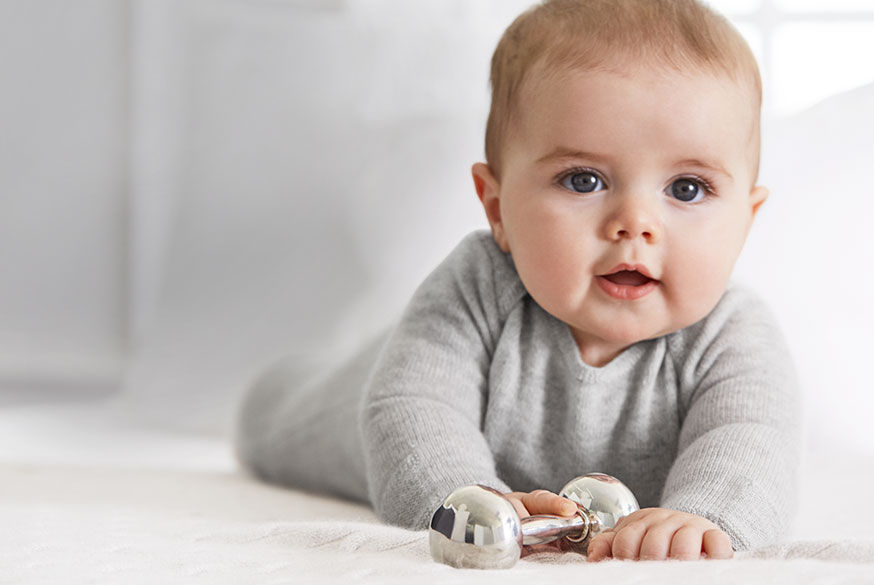
#> input picture face_detection/image.jpeg, 874 x 585 px, given in place of image.jpg, which was not available
$ jupyter execute face_detection_app.ipynb   (shell and % lines are left out)
#> lines starting #> are read from the running program, lines starting #| are printed output that depends on the picture; after the words box and inside, x2 and y2 are one past the last pixel; in counts of white or black regions, pixels touching at a corner belong together; pictures that were not available may be replaced by others from this repository, and a replacement may not be noted
[cell 1]
#import OpenCV liberary
import cv2
print(cv2.__version__)

[cell 2]
#import numpy and matplotlib
import numpy as np
import matplotlib.pyplot as plt

[cell 3]
#read the image and convert it into a numpy array
img_raw = cv2.imread("./image.jpg")
#> img_raw is the input picture: shape (585, 874, 3); mean B, G, R 184.8, 188.4, 196.9

[cell 4]
#image type
type(img_raw)

[cell 5]
#image shape
img_raw.shape
#> Out = (585, 874, 3)

[cell 6]
plt.imshow(img_raw)

[cell 7]
#convert the image from Blue-Green-Red order into matplotlib (Red-Green-Blue order)
img = cv2.cvtColor(img_raw, cv2.COLOR_BGR2RGB)
plt.imshow(img)

[cell 8]
#draw a black blank image
image_blank = np.zeros(shape=(512, 512, 3), dtype=np.int16)

[cell 9]
plt.imshow(image_blank)

[cell 10]
#to draw a diagonal red line
"""
image_blank is the image
(0,0) is the first point (top-left)
(511,511) is the second point (bottom-right)
5 is the line thickness
"""
line_red = cv2.line(image_blank, (0,0), (511,511), (255,0,0), 5)
plt.imshow(line_red)
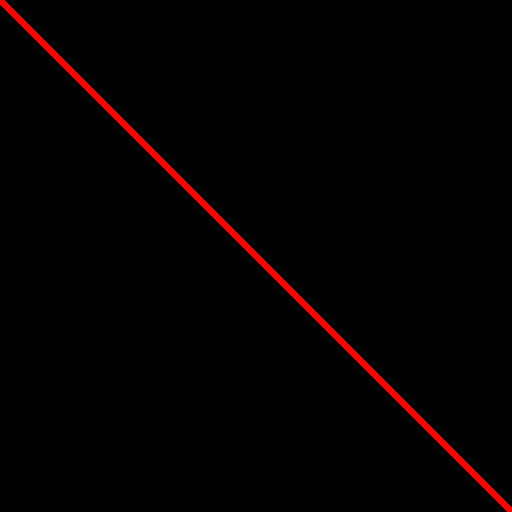
#> shown: shape (512, 512, 3); mean R, G, B 4.5, 0, 0

[cell 11]
#to draw a diagonal red line
line_green = cv2.line(image_blank, (0,0), (511,511), (0,255,0), 10)
plt.imshow(line_green)
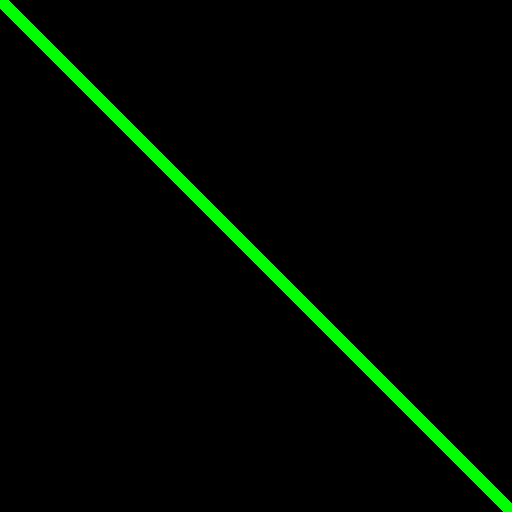
#> shown: shape (512, 512, 3); mean R, G, B 0, 8.4, 0

[cell 12]
#draw a blue rectangle

rectangle = cv2.rectangle(image_blank, (100,100), (300,300), (0,0,255),5)
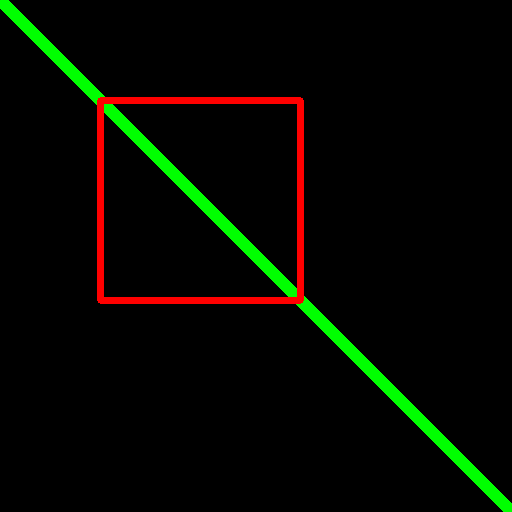
#> image_blank: shape (512, 512, 3) int16; mean of channels 0, 1, 2 0, 8.2, 5.4; drawn as B, G, R
plt.imshow(rectangle)
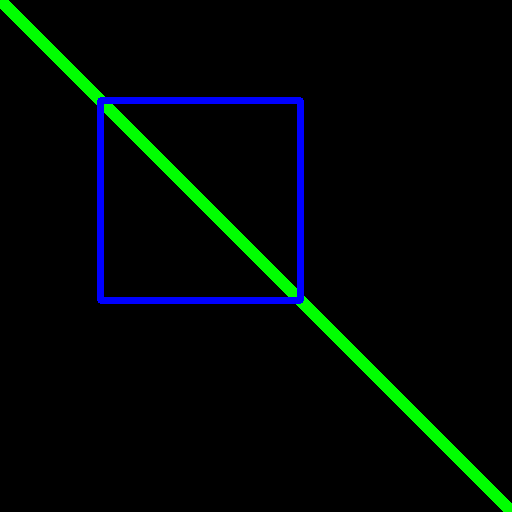
#> shown: shape (512, 512, 3); mean R, G, B 0, 8.2, 5.4

[cell 13]
#draw a blue circle

circle = cv2.circle(image_blank, (447, 63), 63, (0,0,255), -1) #-1 means fill the circle
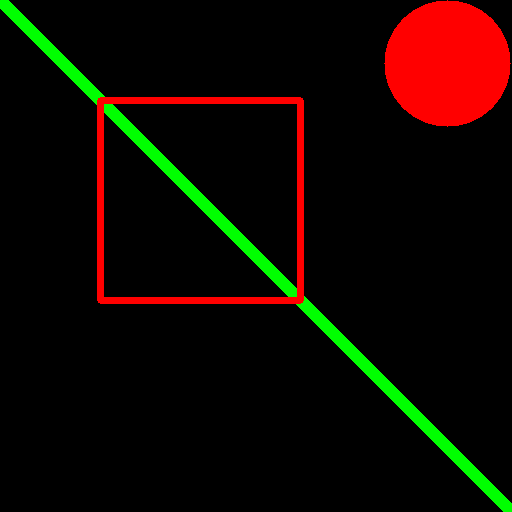
#> circle: shape (512, 512, 3) int16; mean of channels 0, 1, 2 0, 8.2, 17.5; drawn as B, G, R
plt.imshow(circle)
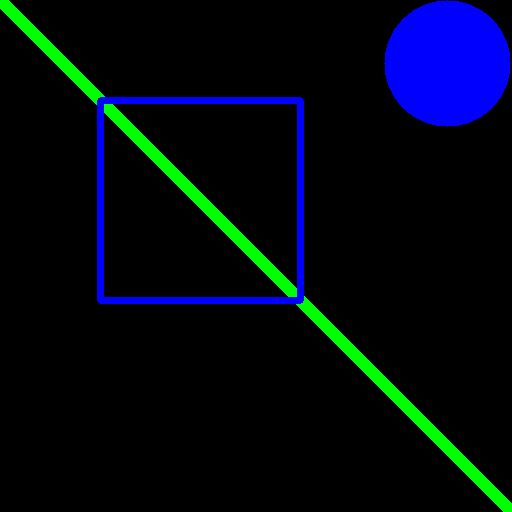
#> shown: shape (512, 512, 3); mean R, G, B 0, 8.2, 17.5

[cell 14]
#adding text to images

font = cv2.FONT_ITALIC
text = cv2.putText(image_blank, 'Mostafa', (10,500), font, 4, (255,255,255), 2, cv2.LINE_AA)
plt.imshow(text)
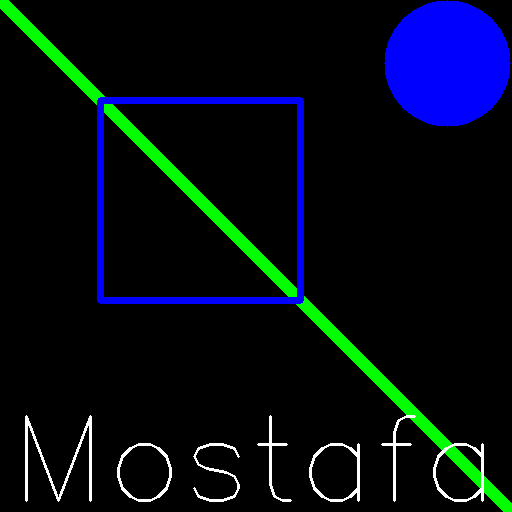
#> shown: shape (512, 512, 3); mean R, G, B 3.7, 11.8, 21.3

[cell 15]
####face detection with OpenCV####

#loading the image
test_image = cv2.imread("./image_1.jpeg")
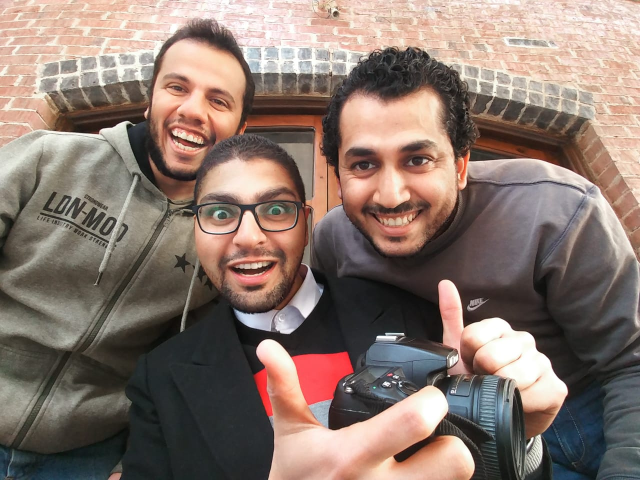
#> input picture face_detection/image_1.jpeg, 1280 x 960 px (shown at 1/2 size)
#> test_image is the input picture: shape (960, 1280, 3); mean B, G, R 109.5, 118.3, 136.4

#convert the test image to grayscale
test_image_gray = cv2.cvtColor(test_image, cv2.COLOR_BGR2GRAY)
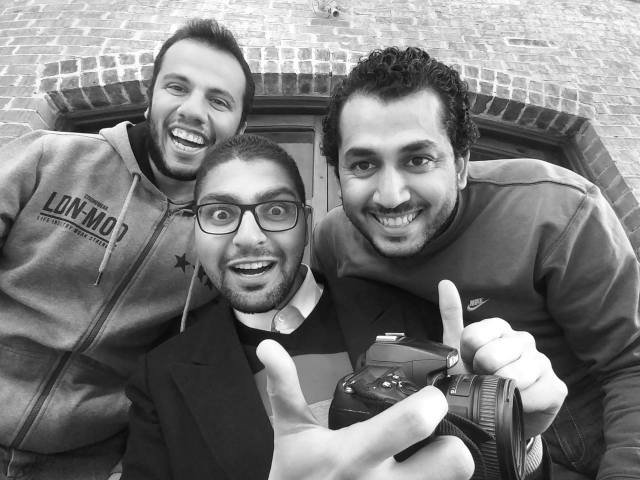
#> test_image_gray: shape (960, 1280) (shown at 1/2 size); min 0, max 255, mean 122.7

#display the image in gray color
plt.imshow(test_image_gray, cmap="gray")

[cell 16]
#function to convert the image from BGR to RGB
def convertToRGB(image):
    return cv2.cvtColor(image, cv2.COLOR_BGR2RGB)

[cell 17]
#loading the classifier for frontal face

filename = "C:\\Users\\OsamaM2\\AppData\\Local\\Continuum\\anaconda3\\envs\\deeplearning\\Lib\\site-packages\\cv2\\data\\haarcascade_frontalface_default.xml"
haar_cascade_face = cv2.CascadeClassifier(filename)

[cell 18]
haar_cascade_face

[cell 19]
"""
detectMultiscale module has two important parameters:
1- scalefactor: in group photo, it compensate the big faces that are near to the camera, and the ones that are far away
2- minNighbors: number of neighbors, a rectangle should have to be called
"""

face_rects = haar_cascade_face.detectMultiScale(test_image_gray, scaleFactor = 1.2, minNeighbors = 5)
#> face_rects = [[277, 93, 239, 239], [365, 318, 270, 270], [625, 198, 323, 323]]

[cell 20]
print("Face found: ", len(face_rects))
#| Face found:  3

[cell 21]
#loop over all the coordinates it returned and draw rectangles around them using Open CV
for (x,y,w,h) in face_rects:
     cv2.rectangle(test_image, (x, y), (x+w, y+h), (0, 255, 0), 2)
#> this loop made 3 passes
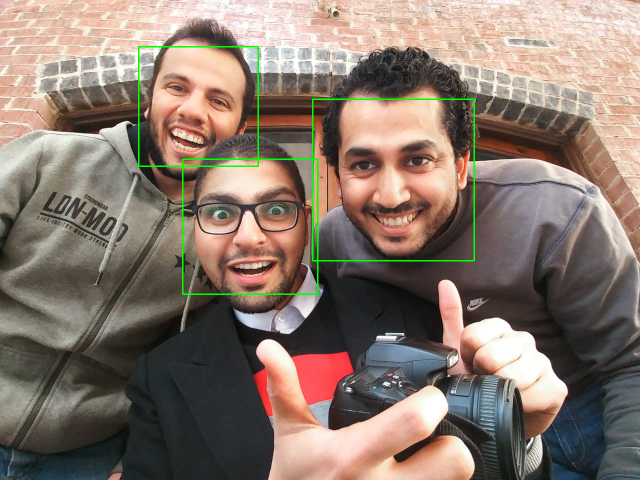
#> test_image: shape (960, 1280, 3) (shown at 1/2 size); 0.81% of pixels changed, all inside (x1, y1, x2, y2) = (276, 92, 950, 590)

[cell 22]
plt.imshow(convertToRGB(test_image))
